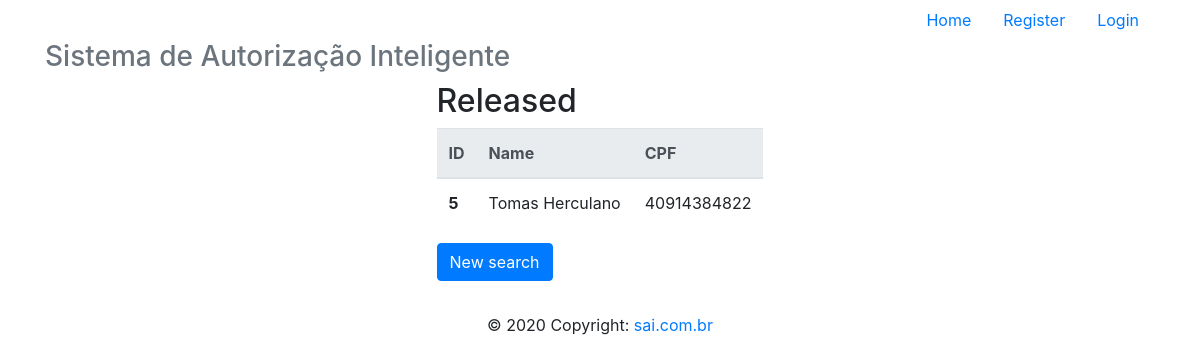
The app's page /readAllReleased/tomherc94, older data.
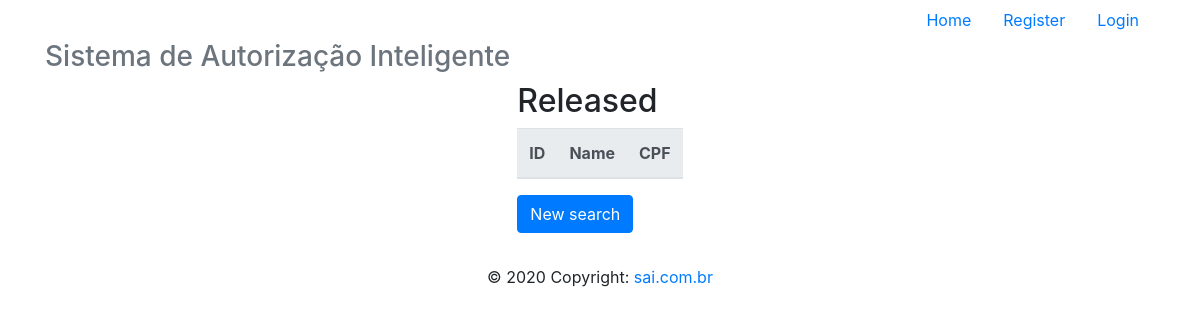
The same page, newer data.
### app/models/tables.py (models this page shows, shortened)
class Released(db.Model):
    __tablename__ = "released"
    id = db.Column(db.Integer, primary_key=True)
    name = db.Column(db.String)
    cpf = db.Column(db.String, unique=True)
    user_id = db.Column(db.Integer, db.ForeignKey('users.id'))
    user = db.relationship('User', foreign_keys=user_id)

### app/controllers/default.py (the view)
@app.route("/readAllReleased/<username>", methods=['GET', 'POST'])
@app.route("/readAllReleased", methods=['GET', 'POST'])
def readAllReleased(username):
    user = User.query.filter_by(username=username).first()
    lista = Released.query.filter_by(user_id=user.id)
    return render_template('readAllReleased.html',
                            lista=lista)

### app/templates/readAllReleased.html
{% extends 'base.html' %}
{% block content %}
    <div class="d-flex justify-content-center">
        <div class="form-group">
                <h2>Released</h2>
            <table class="table">
                <thead class="thead-light">
                <tr>
                    <th scope="col">ID</th>
                    <th scope="col">Name</th>
                    <th scope="col">CPF</th>
                </tr>
                </thead>
                <tbody>
                    {% for released in lista %}
                        <tr>
                            <th scope="row">{{ released.id }}</th>
                            <td>{{ released.name }}</td>
                            <td>{{ released.cpf }}</td>
                        </tr>
                    {% endfor %}
                </tbody>
            </table>
            <form action="{{ url_for('readReleased', username=current_user.username) }}" method="POST">
                <button type="submit" class="btn btn-primary" name="newSearch">New search</button>
            </form>
        </div>
    </div>
{% endblock %}

Row changes from the older to the newer data that the page shows:
removed Released: id "5", name "Tomas Herculano", cpf "40914384822"
